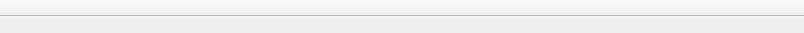
<?xml version="1.0" encoding="UTF-8"?>
<ui version="4.0">
 <class>main_window</class>
 <widget class="QMainWindow" name="main_window">
  <property name="geometry">
   <rect>
    <x>0</x>
    <y>0</y>
    <width>804</width>
    <height>33</height>
   </rect>
  </property>
  <property name="minimumSize">
   <size>
    <width>0</width>
    <height>33</height>
   </size>
  </property>
  <property name="maximumSize">
   <size>
    <width>16777215</width>
    <height>33</height>
   </size>
  </property>
  <property name="windowTitle">
   <string>Обработка навигационных данных DJI Naza</string>
  </property>
  <property name="windowIcon">
   <iconset resource="resources.qrc">
    <normaloff>:/icons/icon</normaloff>:/icons/icon</iconset>
  </property>
  <widget class="QWidget" name="centralwidget"/>
  <widget class="QToolBar" name="tool_bar">
   <property name="windowTitle">
    <string>toolBar</string>
   </property>
   <property name="movable">
    <bool>false</bool>
   </property>
   <attribute name="toolBarArea">
    <enum>TopToolBarArea</enum>
   </attribute>
   <attribute name="toolBarBreak">
    <bool>false</bool>
   </attribute>
  </widget>
  <action name="about_action">
   <property name="icon">
    <iconset resource="resources.qrc">
     <normaloff>:/icons/about</normaloff>:/icons/about</iconset>
   </property>
   <property name="text">
    <string>О программе</string>
   </property>
  </action>
 </widget>
 <resources>
  <include location="resources.qrc"/>
 </resources>
 <connections/>
</ui>
